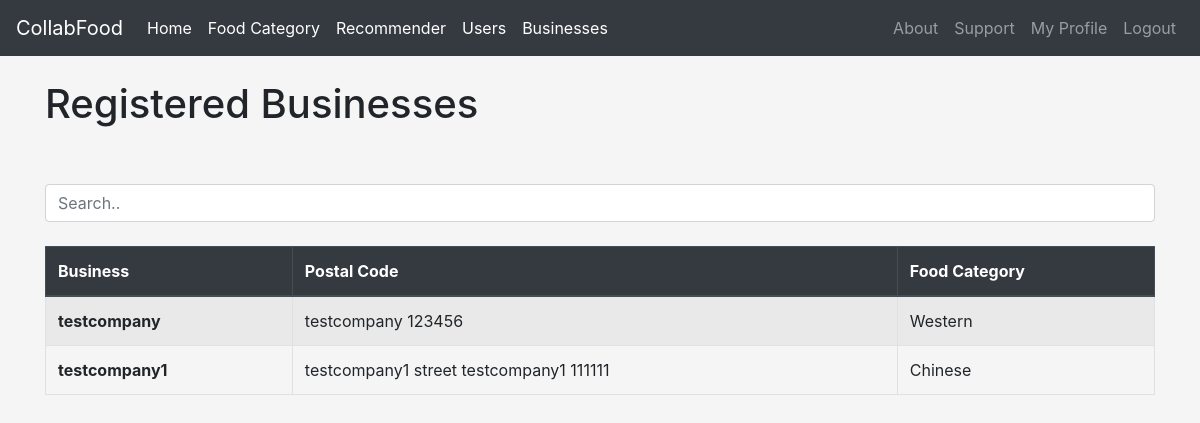
Screenshot of /registeredbusinesses (signed in) with the database file from the repository.
### Homepage/models.py (models this page shows, shortened)
class BusinessProfile(models.Model):
	user = models.ForeignKey(User, on_delete=models.CASCADE)
	companyName = models.CharField(max_length=50)
	uen = models.CharField(max_length=10)
	phone = models.CharField(max_length=8)
	address = models.CharField(max_length=100)
	postalCode = models.CharField(max_length=6)
	foodCategory = models.ForeignKey(FoodCategory, on_delete=models.CASCADE, related_name='business_food_category')

class FoodCategory(models.Model):
	categoryName = models.CharField(max_length=30)
	adminID = models.IntegerField()

### Homepage/views.py (the view)
# urls.py: path('registeredbusinesses',views.registered_businesses ,name='registeredBusinesses'),
def registered_businesses(request):
	user_type = UserType.objects.get(user=request.user)
	if user_type.userType in ['user','business']:
		businesses = BusinessProfile.objects.filter(user__is_active=True)
	else:
		businesses = BusinessProfile.objects.all()
	context = {'user_type': user_type, 'businesses':businesses}
	return render(request, 'registeredbusinesses.html', context)

### Homepage/templates/registeredbusinesses.html (shortened to what this page needs)
{% extends 'base.html' %}
{% block content %}
<h1>Registered Businesses</h1>
<br>
<br>
<input class="form-control" id="searchCategory" type="text" placeholder="Search..">
<br>
<table class="table table-striped table-bordered table-hover">
  <thead class="thead-dark">
    <tr>
      <th scope="col">Business</th>
      <th scope="col">Postal Code</th>
      <th scope="col">Food Category</th>
    </tr>
  </thead>
  <tbody id="Category">
  	{% if businesses %}
  		{% for item in businesses%}
  			<tr>
  			<th scope="row">{{ item.companyName }}</th>
  			<td>{{item.address}} {{item.postalCode}}</td>
  			<td>{{item.foodCategory.categoryName}}</td>
  			</tr>
  		{% endfor %}
  	{% endif %}
  </tbody>
</table>
{% endblock %}

### rows the page displays
BusinessProfile: companyName "testcompany", address "testcompany", postalCode "123456", foodCategory.categoryName "Western"
BusinessProfile: companyName "testcompany1", address "testcompany1 street testcompany1", postalCode "111111", foodCategory.categoryName "Chinese"
